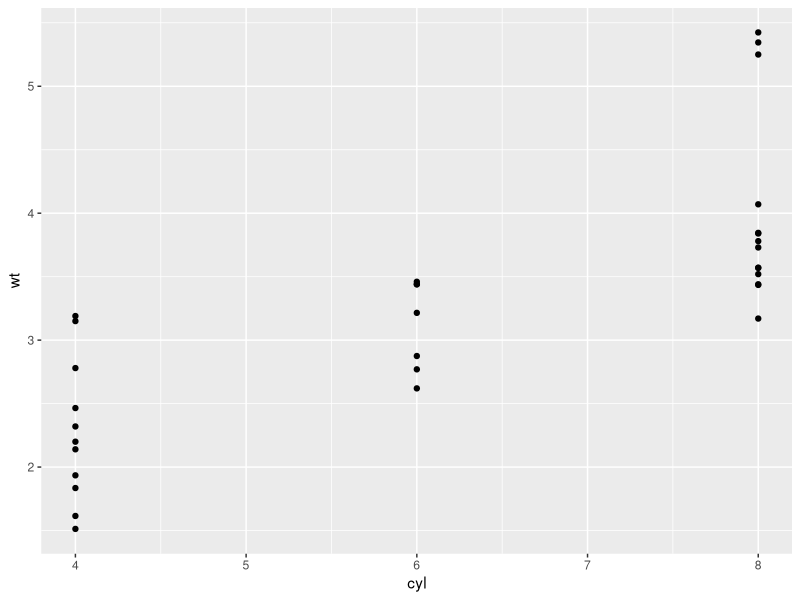
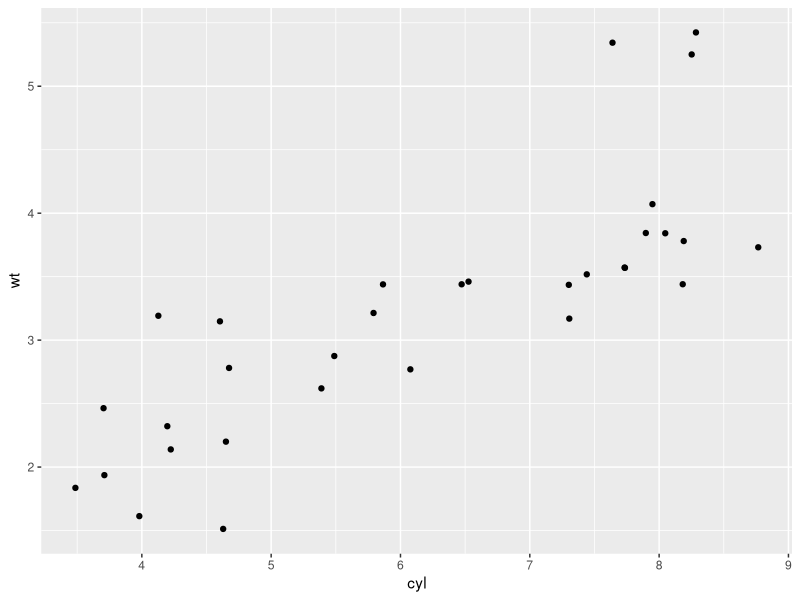
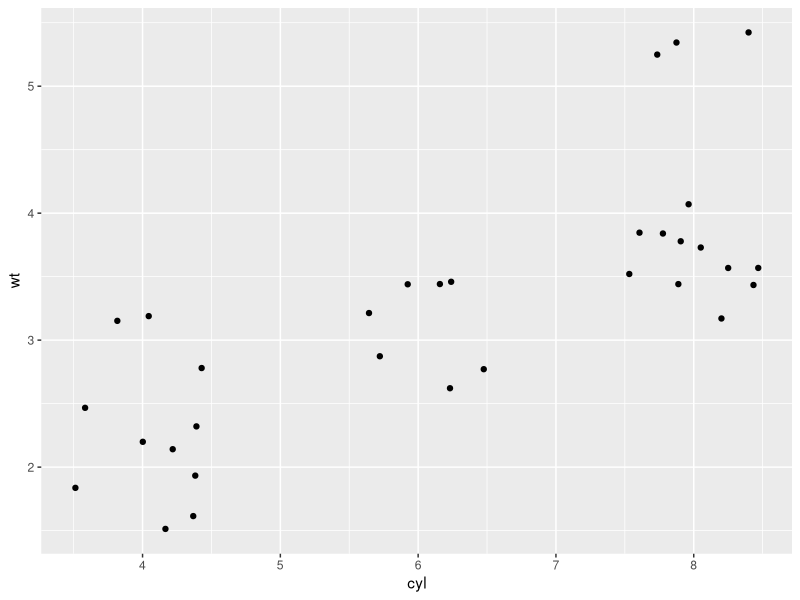

These charts were generated, in order, by the following R code:
##Jitter 
install.packages("ggplot2")
library(ggplot2)
mtcars<-mtcars
View(mtcars)

# Plot the cyl on the x-axis and wt on the y-axis
ggplot(mtcars, aes(x=cyl, y=wt)) + geom_point()


# Note that points on 3 vertical lines are not easy to read
# Use geom_jitter() instead of geom_point(); Jitter is a type of point plot used to avoid overplotting,
# especially for categorical variables like cyl. Jitter can be written as a position in the geom_point layer,
# which means the code below is same as geom_point(position = "jitter") 
# Note that jitter plot scatters the points a little too much
ggplot(mtcars, aes(x=cyl, y=wt)) + geom_point(position="jitter")

# Let's avoid the random scatter made by jitter using a width argument in jitter
# You can define a position object and put it inside 
# Define a position object using position_jitter(): 
jitter_posn<-position_jitter(width = 0.5)

# Use jitter_posn object inside the geom_point in geom_point() or geom_jitter
ggplot(mtcars,aes(x=cyl,y=wt))+geom_jitter(position = jitter_posn)
# Both commands below are exactly the same







